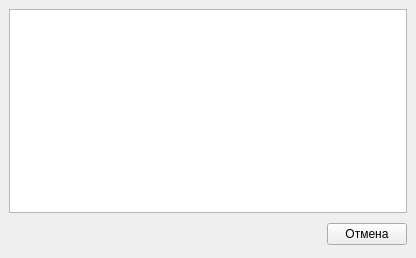
<?xml version="1.0" encoding="UTF-8"?>
<ui version="4.0">
 <class>MainWindow</class>
 <widget class="QMainWindow" name="MainWindow">
  <property name="geometry">
   <rect>
    <x>0</x>
    <y>0</y>
    <width>416</width>
    <height>258</height>
   </rect>
  </property>
  <property name="windowTitle">
   <string>MainWindow</string>
  </property>
  <widget class="QWidget" name="centralwidget">
   <layout class="QVBoxLayout" name="verticalLayout">
    <item>
     <layout class="QHBoxLayout" name="horizontalLayout">
      <item>
       <widget class="QListWidget" name="logs_list"/>
      </item>
     </layout>
    </item>
    <item>
     <layout class="QHBoxLayout" name="horizontalLayout_2">
      <item>
       <spacer name="horizontalSpacer_2">
        <property name="orientation">
         <enum>Qt::Horizontal</enum>
        </property>
        <property name="sizeHint" stdset="0">
         <size>
          <width>268</width>
          <height>30</height>
         </size>
        </property>
       </spacer>
      </item>
      <item>
       <widget class="QPushButton" name="cancel_button">
        <property name="font">
         <font>
          <family>Helvetica</family>
         </font>
        </property>
        <property name="text">
         <string>Отмена</string>
        </property>
       </widget>
      </item>
     </layout>
    </item>
   </layout>
  </widget>
 </widget>
 <resources/>
 <connections/>
</ui>
